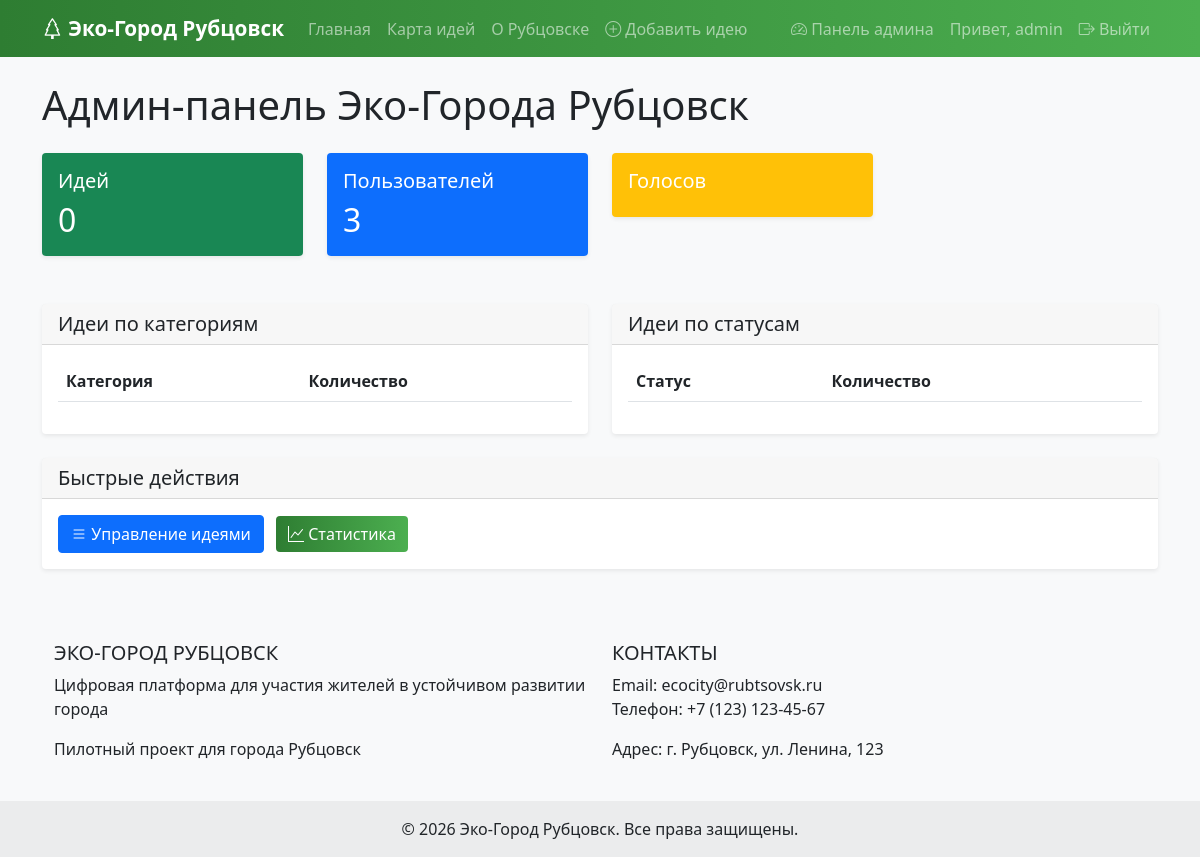
Page /admin (signed in) on the earlier database version.
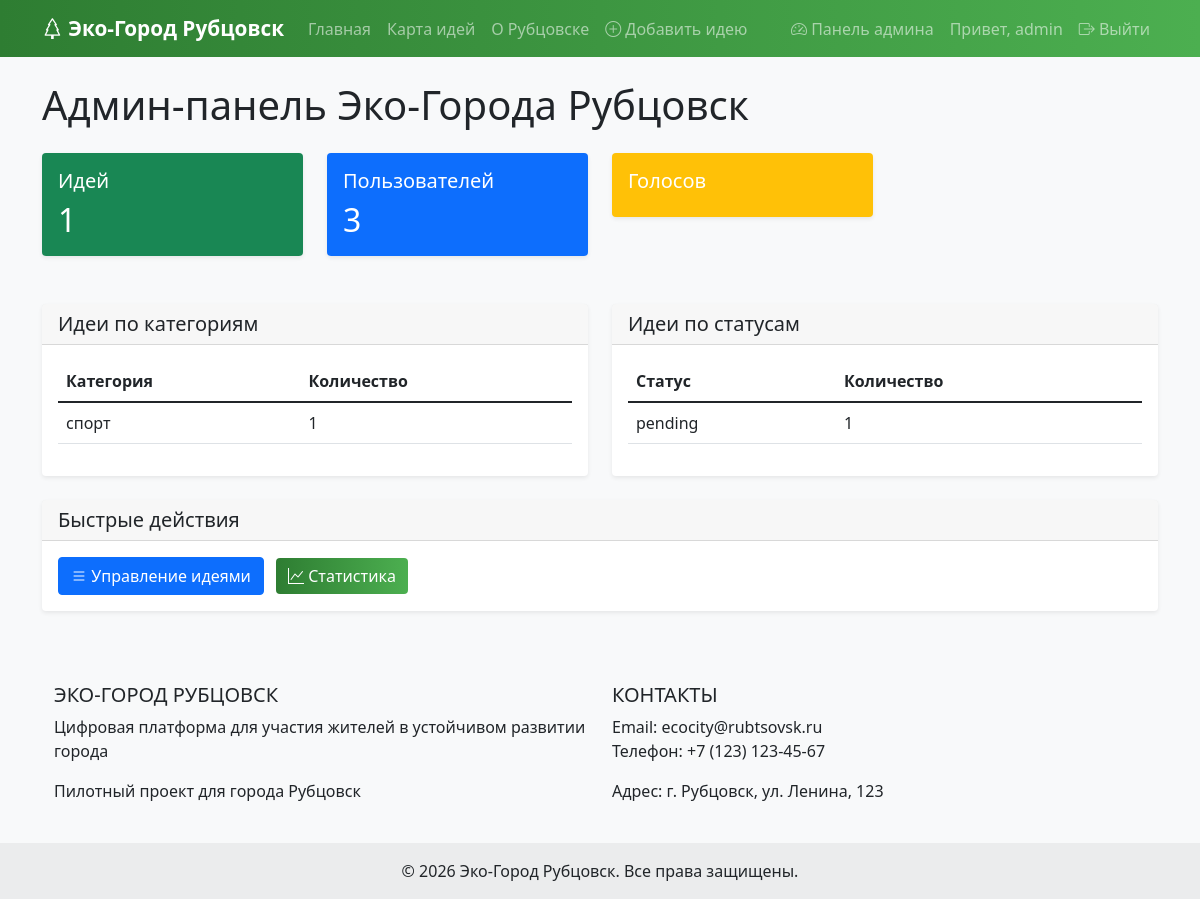
Same page on the later database version.
### app.py (models this page shows)
class Idea(db.Model):
    id = db.Column(db.Integer, primary_key=True)
    title = db.Column(db.String(200), nullable=False)
    description = db.Column(db.Text, nullable=False)
    category = db.Column(db.String(50), nullable=False)
    latitude = db.Column(db.Float, nullable=False)
    longitude = db.Column(db.Float, nullable=False)
    status = db.Column(db.String(20), default='pending')
    created_at = db.Column(db.DateTime, default=datetime.utcnow)
    user_id = db.Column(db.Integer, db.ForeignKey('user.id'), nullable=False)
    votes_count = db.Column(db.Integer, default=0)
    author = db.relationship('User', backref='ideas', lazy=True)

### app.py (the view)
@app.route('/admin')
@login_required
def admin_dashboard():
    if not current_user.is_admin:
        return redirect(url_for('index'))
    total_ideas = Idea.query.count()
    total_users = User.query.count()
    categories = db.session.query(
        Idea.category,
        db.func.count(Idea.id)
    ).group_by(Idea.category).all()
    statuses = db.session.query(
        Idea.status,
        db.func.count(Idea.id)
    ).group_by(Idea.status).all()
    return render_template('admin/dashboard.html',
                           total_ideas=total_ideas,
                           total_users=total_users,
                           categories=categories,
                           statuses=statuses)

### app.py (called while the page is built)
@login_manager.user_loader
def load_user(user_id):
    return User.query.get(int(user_id))

### templates/admin/dashboard.html (shortened to what this page needs)
{% extends "base.html" %}
{% block content %}
<h1 class="mb-4">Админ-панель Эко-Города Рубцовск</h1>
<div class="row">
    <div class="col-md-3 mb-4">
        <div class="card text-white bg-success">
            <div class="card-body">
                <h5 class="card-title">Идей</h5>
                <h2 class="card-text">{{ total_ideas }}</h2>
            </div>
        </div>
    </div>
    <div class="col-md-3 mb-4">
        <div class="card text-white bg-primary">
            <div class="card-body">
                <h5 class="card-title">Пользователей</h5>
                <h2 class="card-text">{{ total_users }}</h2>
            </div>
        </div>
    </div>
    <div class="col-md-3 mb-4">
        <div class="card text-white bg-warning">
            <div class="card-body">
                <h5 class="card-title">Голосов</h5>
            </div>
        </div>
    </div>
</div>
<div class="row mt-4">
    <div class="col-md-6">
        <div class="card">
            <div class="card-header">
                <h5 class="card-title mb-0">Идеи по категориям</h5>
            </div>
            <div class="card-body">
                <table class="table">
                    <thead>
                        <tr>
                            <th>Категория</th>
                            <th>Количество</th>
                        </tr>
                    </thead>
                    <tbody>
                        {% for category, count in categories %}
                        <tr>
                            <td>{{ category }}</td>
                            <td>{{ count }}</td>
                        </tr>
                        {% endfor %}
                    </tbody>
                </table>
            </div>
        </div>
    </div>
    <div class="col-md-6">
        <div class="card">
            <div class="card-header">
                <h5 class="card-title mb-0">Идеи по статусам</h5>
            </div>
            <div class="card-body">
                <table class="table">
                    <thead>
                        <tr>
                            <th>Статус</th>
                            <th>Количество</th>
                        </tr>
                    </thead>
                    <tbody>
                        {% for status, count in statuses %}
                        <tr>
                            <td>{{ status }}</td>
                            <td>{{ count }}</td>
                        </tr>
                        {% endfor %}
                    </tbody>
                </table>
            </div>
        </div>
    </div>
</div>
<div class="row mt-4">
    <div class="col-12">
        <div class="card">
            <div class="card-header">
                <h5 class="card-title mb-0">Быстрые действия</h5>
            </div>
            <div class="card-body">
                <div class="d-grid gap-2 d-md-block">
                    <a href="{{ url_for('admin_ideas') }}" class="btn btn-primary">
                        <i class="bi bi-list"></i> Управление идеями
                    </a>
                    <a href="{{ url_for('admin_statistics') }}" class="btn btn-success ms-2">
                        <i class="bi bi-graph-up"></i> Статистика
                    </a>
                </div>
            </div>
        </div>
    </div>
</div>
{% endblock %}

Differences in the rows shown:
added Idea: category "спорт", id "1", status "pending"
Other differences:
{{ total_ideas }}: "0" → "1"
